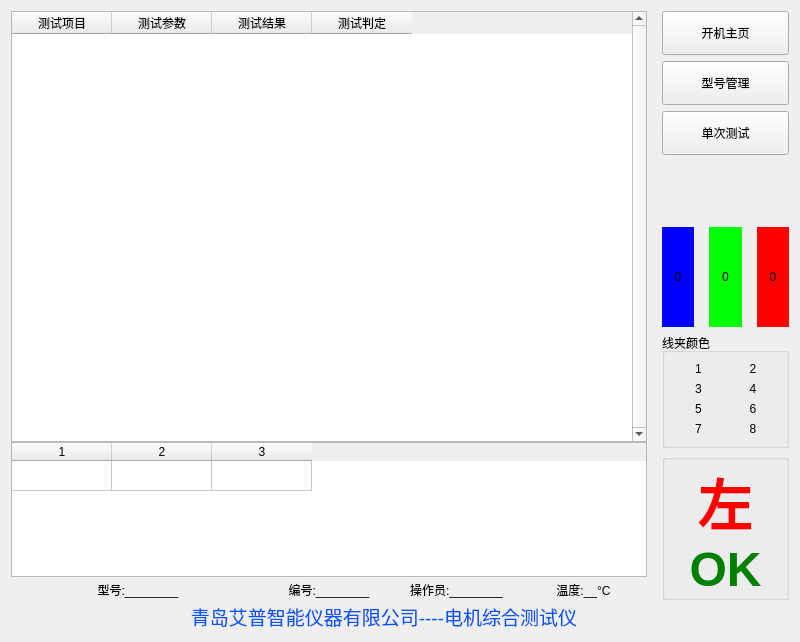
<?xml version="1.0" encoding="UTF-8"?>
<ui version="4.0">
 <class>WinTest</class>
 <widget class="QWidget" name="WinTest">
  <property name="geometry">
   <rect>
    <x>0</x>
    <y>0</y>
    <width>800</width>
    <height>600</height>
   </rect>
  </property>
  <property name="windowTitle">
   <string>Form</string>
  </property>
  <layout class="QHBoxLayout" name="horizontalLayout" stretch="5,1">
   <property name="spacing">
    <number>15</number>
   </property>
   <item>
    <widget class="QWidget" name="widgetTest" native="true">
     <layout class="QVBoxLayout" name="verticalLayout">
      <property name="spacing">
       <number>0</number>
      </property>
      <property name="leftMargin">
       <number>0</number>
      </property>
      <property name="topMargin">
       <number>0</number>
      </property>
      <property name="rightMargin">
       <number>0</number>
      </property>
      <property name="bottomMargin">
       <number>0</number>
      </property>
      <item>
       <widget class="QTableWidget" name="TabTest">
        <property name="focusPolicy">
         <enum>Qt::NoFocus</enum>
        </property>
        <property name="verticalScrollBarPolicy">
         <enum>Qt::ScrollBarAlwaysOn</enum>
        </property>
        <property name="horizontalScrollBarPolicy">
         <enum>Qt::ScrollBarAlwaysOff</enum>
        </property>
        <property name="editTriggers">
         <set>QAbstractItemView::NoEditTriggers</set>
        </property>
        <property name="selectionMode">
         <enum>QAbstractItemView::SingleSelection</enum>
        </property>
        <property name="selectionBehavior">
         <enum>QAbstractItemView::SelectRows</enum>
        </property>
        <property name="rowCount">
         <number>0</number>
        </property>
        <property name="columnCount">
         <number>4</number>
        </property>
        <attribute name="horizontalHeaderHighlightSections">
         <bool>false</bool>
        </attribute>
        <column>
         <property name="text">
          <string>测试项目</string>
         </property>
        </column>
        <column>
         <property name="text">
          <string>测试参数</string>
         </property>
        </column>
        <column>
         <property name="text">
          <string>测试结果</string>
         </property>
        </column>
        <column>
         <property name="text">
          <string>测试判定</string>
         </property>
        </column>
       </widget>
      </item>
      <item>
       <widget class="QTableWidget" name="TabWave">
        <property name="maximumSize">
         <size>
          <width>16777215</width>
          <height>135</height>
         </size>
        </property>
        <property name="focusPolicy">
         <enum>Qt::NoFocus</enum>
        </property>
        <property name="verticalScrollBarPolicy">
         <enum>Qt::ScrollBarAlwaysOff</enum>
        </property>
        <property name="horizontalScrollBarPolicy">
         <enum>Qt::ScrollBarAlwaysOff</enum>
        </property>
        <property name="editTriggers">
         <set>QAbstractItemView::NoEditTriggers</set>
        </property>
        <property name="selectionMode">
         <enum>QAbstractItemView::NoSelection</enum>
        </property>
        <attribute name="verticalHeaderVisible">
         <bool>false</bool>
        </attribute>
        <row>
         <property name="text">
          <string>1</string>
         </property>
        </row>
        <column>
         <property name="text">
          <string>1</string>
         </property>
        </column>
        <column>
         <property name="text">
          <string>2</string>
         </property>
        </column>
        <column>
         <property name="text">
          <string>3</string>
         </property>
        </column>
       </widget>
      </item>
      <item>
       <widget class="QWidget" name="WidgetTestOther" native="true">
        <property name="minimumSize">
         <size>
          <width>0</width>
          <height>25</height>
         </size>
        </property>
        <layout class="QHBoxLayout" name="horizontalLayout_4" stretch="2,1,1,1">
         <property name="spacing">
          <number>0</number>
         </property>
         <property name="leftMargin">
          <number>0</number>
         </property>
         <property name="topMargin">
          <number>0</number>
         </property>
         <property name="rightMargin">
          <number>0</number>
         </property>
         <property name="bottomMargin">
          <number>0</number>
         </property>
         <item>
          <widget class="QLabel" name="TextTestType">
           <property name="text">
            <string>型号:________</string>
           </property>
           <property name="alignment">
            <set>Qt::AlignCenter</set>
           </property>
          </widget>
         </item>
         <item>
          <widget class="QLabel" name="TextTestNumb">
           <property name="text">
            <string>编号:________</string>
           </property>
           <property name="alignment">
            <set>Qt::AlignCenter</set>
           </property>
          </widget>
         </item>
         <item>
          <widget class="QLabel" name="TextTestUser">
           <property name="text">
            <string>操作员:________</string>
           </property>
           <property name="alignment">
            <set>Qt::AlignCenter</set>
           </property>
          </widget>
         </item>
         <item>
          <widget class="QLabel" name="TextTestTemp">
           <property name="text">
            <string>温度:__°C</string>
           </property>
           <property name="alignment">
            <set>Qt::AlignCenter</set>
           </property>
          </widget>
         </item>
        </layout>
       </widget>
      </item>
      <item>
       <widget class="QWidget" name="WidgetItem" native="true">
        <layout class="QHBoxLayout" name="horizontalLayout_5">
         <property name="spacing">
          <number>0</number>
         </property>
         <property name="leftMargin">
          <number>0</number>
         </property>
         <property name="topMargin">
          <number>0</number>
         </property>
         <property name="rightMargin">
          <number>0</number>
         </property>
         <property name="bottomMargin">
          <number>0</number>
         </property>
         <item>
          <widget class="QLabel" name="label_17">
           <property name="text">
            <string>&lt;html&gt;&lt;head/&gt;&lt;body&gt;&lt;p&gt;&lt;span style=&quot; font-size:14pt; color:#0055ff;&quot;&gt;青岛艾普智能仪器有限公司----电机综合测试仪&lt;/span&gt;&lt;/p&gt;&lt;/body&gt;&lt;/html&gt;</string>
           </property>
           <property name="alignment">
            <set>Qt::AlignRight|Qt::AlignTrailing|Qt::AlignVCenter</set>
           </property>
          </widget>
         </item>
         <item>
          <widget class="QLabel" name="label">
           <property name="maximumSize">
            <size>
             <width>70</width>
             <height>16777215</height>
            </size>
           </property>
           <property name="text">
            <string/>
           </property>
          </widget>
         </item>
        </layout>
       </widget>
      </item>
     </layout>
    </widget>
   </item>
   <item>
    <widget class="QWidget" name="widget" native="true">
     <layout class="QVBoxLayout" name="verticalLayout_2" stretch="0,0,0,1,1,0,1,0">
      <property name="leftMargin">
       <number>0</number>
      </property>
      <property name="topMargin">
       <number>0</number>
      </property>
      <property name="rightMargin">
       <number>0</number>
      </property>
      <property name="bottomMargin">
       <number>0</number>
      </property>
      <item>
       <widget class="QPushButton" name="BtnWinHome">
        <property name="minimumSize">
         <size>
          <width>97</width>
          <height>44</height>
         </size>
        </property>
        <property name="text">
         <string>开机主页</string>
        </property>
       </widget>
      </item>
      <item>
       <widget class="QPushButton" name="BtnWinType">
        <property name="minimumSize">
         <size>
          <width>97</width>
          <height>44</height>
         </size>
        </property>
        <property name="text">
         <string>型号管理</string>
        </property>
       </widget>
      </item>
      <item>
       <widget class="QPushButton" name="BtnCmdStart">
        <property name="minimumSize">
         <size>
          <width>97</width>
          <height>44</height>
         </size>
        </property>
        <property name="text">
         <string>单次测试</string>
        </property>
       </widget>
      </item>
      <item>
       <widget class="QLabel" name="label_2">
        <property name="minimumSize">
         <size>
          <width>120</width>
          <height>60</height>
         </size>
        </property>
        <property name="text">
         <string/>
        </property>
        <property name="pixmap">
         <pixmap resource="image.qrc">:/source/logo.png</pixmap>
        </property>
        <property name="scaledContents">
         <bool>true</bool>
        </property>
       </widget>
      </item>
      <item>
       <widget class="QWidget" name="widget_3" native="true">
        <property name="minimumSize">
         <size>
          <width>0</width>
          <height>100</height>
         </size>
        </property>
        <layout class="QHBoxLayout" name="horizontalLayout_3">
         <property name="spacing">
          <number>15</number>
         </property>
         <property name="leftMargin">
          <number>0</number>
         </property>
         <property name="topMargin">
          <number>0</number>
         </property>
         <property name="rightMargin">
          <number>0</number>
         </property>
         <property name="bottomMargin">
          <number>0</number>
         </property>
         <item>
          <widget class="QLabel" name="LabelSum">
           <property name="sizePolicy">
            <sizepolicy hsizetype="Preferred" vsizetype="Expanding">
             <horstretch>0</horstretch>
             <verstretch>0</verstretch>
            </sizepolicy>
           </property>
           <property name="styleSheet">
            <string notr="true">background-color:blue;
color: rgb(0, 0, 0);</string>
           </property>
           <property name="text">
            <string>0</string>
           </property>
           <property name="alignment">
            <set>Qt::AlignCenter</set>
           </property>
          </widget>
         </item>
         <item>
          <widget class="QLabel" name="LabelQualified">
           <property name="sizePolicy">
            <sizepolicy hsizetype="Preferred" vsizetype="Expanding">
             <horstretch>0</horstretch>
             <verstretch>0</verstretch>
            </sizepolicy>
           </property>
           <property name="styleSheet">
            <string notr="true">background-color:  lime;
color: rgb(0, 0, 0);</string>
           </property>
           <property name="text">
            <string>0</string>
           </property>
           <property name="alignment">
            <set>Qt::AlignCenter</set>
           </property>
          </widget>
         </item>
         <item>
          <widget class="QLabel" name="LabelUnqualified">
           <property name="sizePolicy">
            <sizepolicy hsizetype="Preferred" vsizetype="Expanding">
             <horstretch>0</horstretch>
             <verstretch>0</verstretch>
            </sizepolicy>
           </property>
           <property name="styleSheet">
            <string notr="true">background-color:rgb(255, 0, 0);
color: rgb(0, 0, 0);</string>
           </property>
           <property name="text">
            <string>0</string>
           </property>
           <property name="alignment">
            <set>Qt::AlignCenter</set>
           </property>
          </widget>
         </item>
        </layout>
       </widget>
      </item>
      <item>
       <widget class="QGroupBox" name="groupBox_2">
        <property name="title">
         <string>线夹颜色</string>
        </property>
        <layout class="QGridLayout" name="gridLayout">
         <item row="0" column="0">
          <widget class="QLabel" name="LabelWireColor1">
           <property name="text">
            <string>1</string>
           </property>
           <property name="alignment">
            <set>Qt::AlignCenter</set>
           </property>
          </widget>
         </item>
         <item row="1" column="2">
          <widget class="QLabel" name="LabelWireColor4">
           <property name="text">
            <string>4</string>
           </property>
           <property name="alignment">
            <set>Qt::AlignCenter</set>
           </property>
          </widget>
         </item>
         <item row="2" column="0">
          <widget class="QLabel" name="LabelWireColor5">
           <property name="text">
            <string>5</string>
           </property>
           <property name="alignment">
            <set>Qt::AlignCenter</set>
           </property>
          </widget>
         </item>
         <item row="3" column="0">
          <widget class="QLabel" name="LabelWireColor7">
           <property name="text">
            <string>7</string>
           </property>
           <property name="alignment">
            <set>Qt::AlignCenter</set>
           </property>
          </widget>
         </item>
         <item row="1" column="0">
          <widget class="QLabel" name="LabelWireColor3">
           <property name="text">
            <string>3</string>
           </property>
           <property name="alignment">
            <set>Qt::AlignCenter</set>
           </property>
          </widget>
         </item>
         <item row="0" column="2">
          <widget class="QLabel" name="LabelWireColor2">
           <property name="text">
            <string>2</string>
           </property>
           <property name="alignment">
            <set>Qt::AlignCenter</set>
           </property>
          </widget>
         </item>
         <item row="3" column="2">
          <widget class="QLabel" name="LabelWireColor8">
           <property name="text">
            <string>8</string>
           </property>
           <property name="alignment">
            <set>Qt::AlignCenter</set>
           </property>
          </widget>
         </item>
         <item row="2" column="2">
          <widget class="QLabel" name="LabelWireColor6">
           <property name="text">
            <string>6</string>
           </property>
           <property name="alignment">
            <set>Qt::AlignCenter</set>
           </property>
          </widget>
         </item>
        </layout>
       </widget>
      </item>
      <item>
       <widget class="QGroupBox" name="groupBox">
        <property name="title">
         <string/>
        </property>
        <layout class="QVBoxLayout" name="verticalLayout_3">
         <property name="spacing">
          <number>0</number>
         </property>
         <property name="leftMargin">
          <number>0</number>
         </property>
         <property name="topMargin">
          <number>0</number>
         </property>
         <property name="rightMargin">
          <number>0</number>
         </property>
         <property name="bottomMargin">
          <number>0</number>
         </property>
         <item>
          <widget class="QLabel" name="TextPos">
           <property name="styleSheet">
            <string notr="true">color:red;font:Bold 42pt Ubuntu;</string>
           </property>
           <property name="text">
            <string>左</string>
           </property>
           <property name="alignment">
            <set>Qt::AlignCenter</set>
           </property>
          </widget>
         </item>
         <item>
          <widget class="QLabel" name="LabelState">
           <property name="styleSheet">
            <string notr="true">color:green;font:Bold 42pt Ubuntu;</string>
           </property>
           <property name="text">
            <string>&lt;html&gt;&lt;head/&gt;&lt;body&gt;&lt;p&gt;&lt;span style=&quot; font-size:36pt;&quot;&gt;OK&lt;/span&gt;&lt;/p&gt;&lt;/body&gt;&lt;/html&gt;</string>
           </property>
           <property name="alignment">
            <set>Qt::AlignCenter</set>
           </property>
          </widget>
         </item>
        </layout>
       </widget>
      </item>
      <item>
       <widget class="QLabel" name="TextTestTime">
        <property name="minimumSize">
         <size>
          <width>0</width>
          <height>25</height>
         </size>
        </property>
        <property name="alignment">
         <set>Qt::AlignCenter</set>
        </property>
       </widget>
      </item>
     </layout>
    </widget>
   </item>
  </layout>
 </widget>
 <resources>
  <include location="image.qrc"/>
 </resources>
 <connections/>
</ui>
